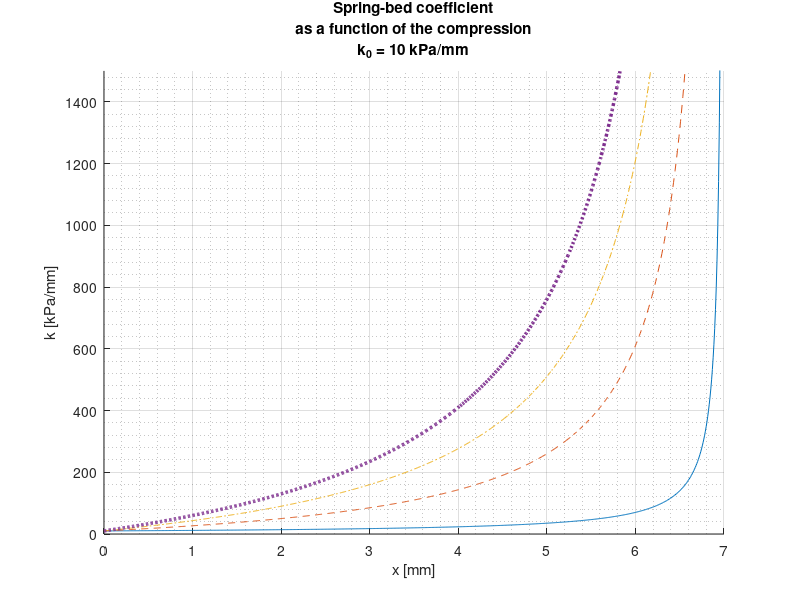

The MATLAB source for this figure: (Note: this script raises an error after producing the figure.)
clc;clear;
k0 = 10;
t = 7;
%q = 0.259; 
f = @(x,c) k0 + k0 * c*x ./ (t-x) ;
c=[1,10,20,30];
x = linspace(0,7,800);

for i=1:length(c)
F(i,:)=f(x,c(i));
end 



%ax = gca;
%ax.XAxisLocation = 'origin';
%ax.YAxisLocation = 'origin';
figure()
hold on
plot(x,F(1,:),'-',x,F(2,:),'--',x,F(3,:),'-.',x,F(4,:),':', 'LineWidth', 2.5)
%plot(x,F(5,:),'-',x,F(6,:),'--',x,F(7,:),'-.','LineWidth', 1)
grid minor
grid on
ylim([0,1500])
ylabel('k [kPa/mm]')
xlabel('x [mm]')
title({['Spring-bed coefficient'] ['as a function of the compression'] ['k_0 = ' num2str(k0) ' kPa/mm']})
lgd = legend(string(c),'Location','northwest');
title(lgd, 'c');
hold off

%%%%%%%%%%%%%%%555
%plot different k0
clear;clc;

c=15;
t = 7;
%q = 0.259; 
f1 = @(x,k0) k0 + k0 * c*x ./ (t-x) ;
k0 = [0.01,0.1,1,5.9,10,15];
x = linspace(0,7,800);

for i=1:4
F1(i,:)=f1(x,k0(i));
end 
figure()
plot(x,F1(1,:),'-',x,F1(2,:),'--',x,F1(3,:),'-.',x,F1(4,:),':', 'LineWidth', 2)
grid minor
grid on
ylim([0,1500])
ylabel('k [kPa/mm]')
xlabel('x [mm]')
title({['Spring-bed coefficient as a function of the compression'] ['c = ' num2str(c)]})
lgd = legend(string(k0),'Location','northwest');
title(lgd, 'k_0');
